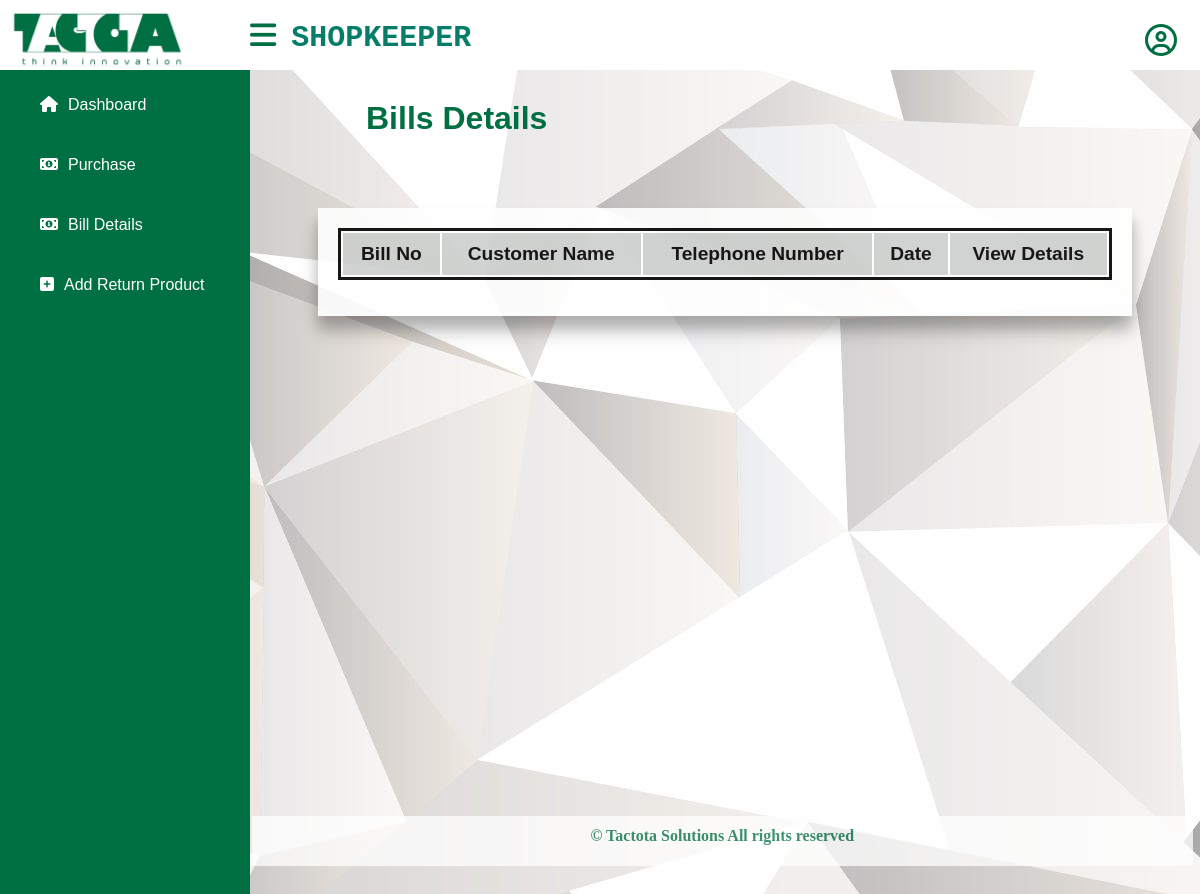
Before: /views/purchased_bills_details.php with the older database file.
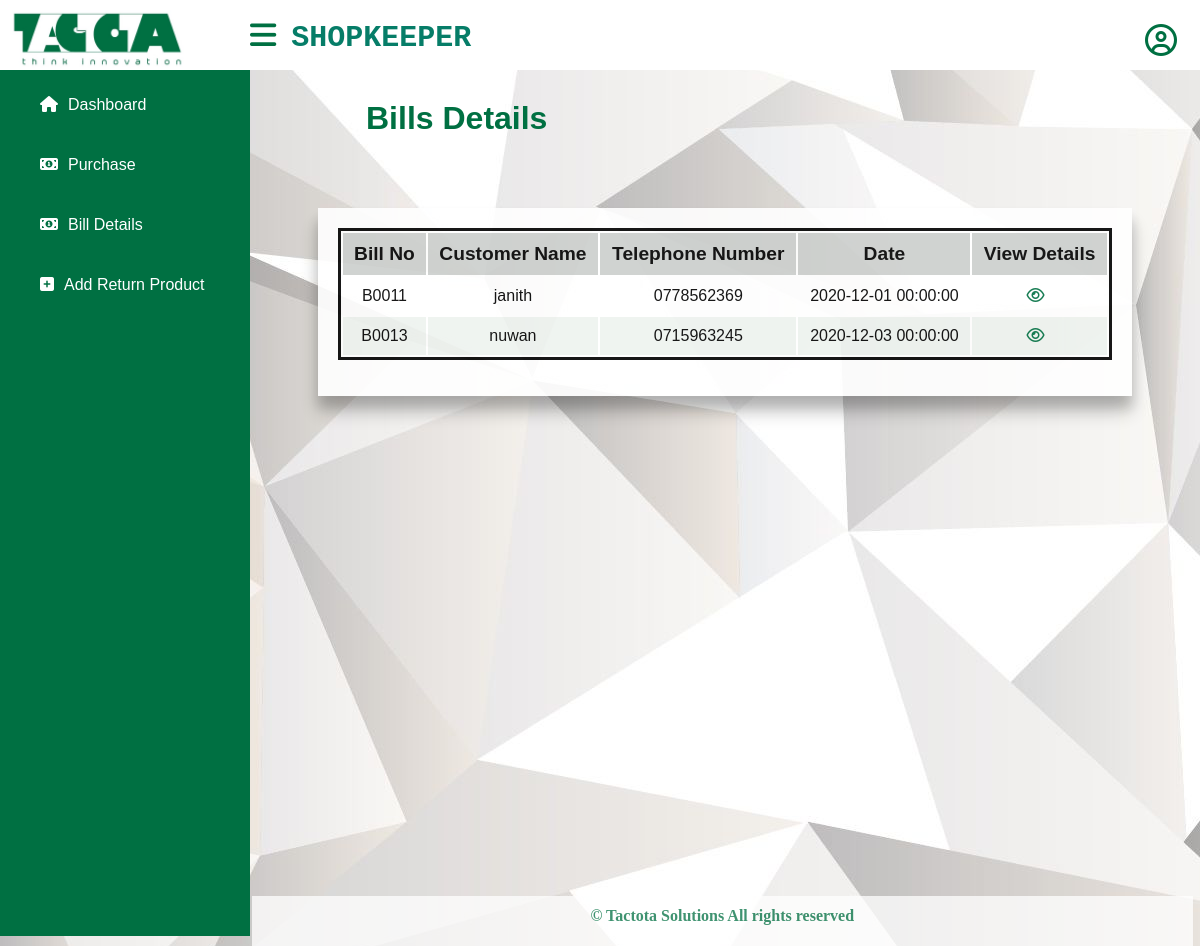
After: the same page with the newer database file.
### tables this page shows
CREATE TABLE `bill` (
  `bill_no` varchar(30) NOT NULL,
  `date_time` datetime NOT NULL,
  `amount` float NOT NULL,
  `payment_method` varchar(30) NOT NULL,
  `emp_id` varchar(30) NOT NULL
);

### model/database.php (called while the page is built, shortened)
<?php
class database
{
    private static $_instance;
    private $_connection;
    public static function getInstance() {
        if(!isset(self::$_instance)) {
            self::$_instance = new self();
        }
        return self::$_instance;
    }
    private function __construct() {
        $this->_connection = new mysqli(host, username, password, dbname);
    }
    public function getConnection() {
        return $this->_connection;
    }
}

### controller/sales.php (called while the page is built, shortened)
<?php
require_once("../model/sales_model.php");
class sales
{
    public function __construct()
    {
        $this->sale = new sales_model();
    }
    public function display_customers_details(){
        return $this->sale->view_customers();
    }
}

### model/sales_model.php (called while the page is built, shortened)
<?php
require_once("database.php");
class sales_model
{
    public function __construct() {
        $this->mysqli = database::getInstance()->getConnection();
    }
    public function view_customers(){
        $query = $this->mysqli->query("SELECT  DISTINCT bill.bill_no,customer.cust_name,cust_telephone.telephone_no,bill.date_time from bill INNER JOIN purchase ON bill.bill_no=purchase.bill_no INNER JOIN customer ON purchase.cust_id=customer.cust_id INNER JOIN cust_telephone ON customer.cust_id=cust_telephone.cust_id");
        while ($row = $query->fetch_assoc()) {
            $result[] = $row;
        }
      return $result;
    }
}

### model/authenitication_model.php (called while the page is built, shortened)
<?php
   require_once("database.php");
class authenitication_model{
    public function get_username($id){
        $result = "";
            return $result;
    }
}

### views/purchased_bills_details.php (the view)
<?php
   include 'shopkeeper_sidebar.php';
   require '../controller/sales.php';
   $data=new sales();
   $sql=$data->display_customers_details();
?>
<head>
<link rel="stylesheet" href="../public/css/update.css">
</head>
<div class="content" style="width:auto;">
    <h1 id="tbl-heading">Bills Details</h1><br/>
    <div class="view-tbl">
       <table>
            <thead>
                <tr>
                    <th>Bill No</th>
                    <th>Customer Name</th>
                    <th>Telephone Number</th>
                    <th>Date</th>
                    <th>View Details</th>
                </tr>
            </thead>
            <tbody>
            <?php
            foreach ($sql as $k => $v)
            {
                ?>
                <tr>
                    <td><?php echo $sql[$k]["bill_no"] ?></td>
		            <td><?php echo $sql[$k]["cust_name"] ?></td>
                    <td><?php echo $sql[$k]["telephone_no"] ?></td>
                    <td><?php echo $sql[$k]["date_time"] ?></td>
                    <td><a href="../controller/sales.php?action=view_bill&id=<?php  echo $sql[$k]["bill_no"]?>" class="view" title="view"><i class="fa fa-eye" aria-hidden="true" id="tbl-icon">&nbsp&nbsp</i></a></td>
                </tr>
                <?php
            } ?>
            </tbody>
       </table>
    </div>
    <div class="footer"  style="margin-top:500px;">
		<p>© Tactota Solutions All rights reserved </p>
    </div>
</div>

Changed rows visible on the page:
added bill: bill_no "B0011", cust_name "janith", telephone_no "0778562369", date_time "2020-12-01 00:00:00"
added bill: bill_no "B0013", cust_name "nuwan", telephone_no "0715963245", date_time "2020-12-03 00:00:00"
